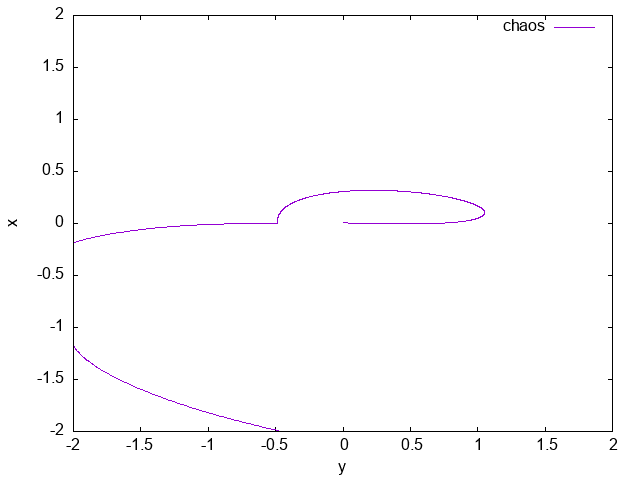

Generate this figure with gnuplot:
set xrange [-2:2]
set yrange [-2:2]
set xlabel "y" 
set ylabel "x"
set terminal png
set output 'chaos-4.png'
set parametric
plot 'chaos-4.txt' using 2:1 with lines title "chaos"